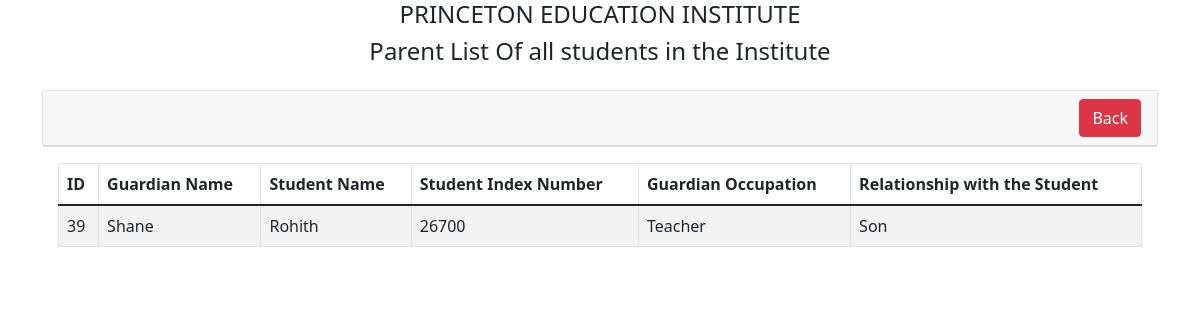
Page /allParentList.php on the committed database.
### tables this page shows
CREATE TABLE `guardian` (
  `gId` int(11) NOT NULL,
  `gName` varchar(255) NOT NULL,
  `name` varchar(255) NOT NULL,
  `indexNumber` varchar(100) NOT NULL,
  `gOccupation` varchar(255) NOT NULL,
  `gRelation` varchar(255) NOT NULL
);

### allParentList.php (the view, shortened to what this page needs)
<?php
    require 'dbcon.php';
?>
<!doctype html>
<html lang="en">
  <head>
    <link href="https://cdn.jsdelivr.net/npm/bootstrap@5.1.3/dist/css/bootstrap.min.css" rel="stylesheet">
</head>
<body>
<h4 class="text-center">PRINCETON EDUCATION INSTITUTE</h4>
<h4 class="text-center">Parent List Of all students in the Institute</h4>
    <div class="container mt-4">
        <div class="row">
            <div class="col-md-12">
                <div class="card">
                    <div class="card-header">
                    <h4> <a href="home.php" class="btn btn-danger float-end">Back</a>
                        </h4>
                    </div>
                    </div>
                    <div class="card-body">
                        <table class="table table-bordered table-striped">
                            <thead>
                                <tr>
                                    <th>ID</th>
                                    <th>Guardian Name</th>
                                    <th>Student Name</th>
                                    <th>Student Index Number</th>
                                    <th>Guardian Occupation</th>
                                    <th>Relationship with the Student</th>
                                </tr>
                            </thead>
                            <tbody>
                                <?php
                                    $query = "SELECT *
                                            FROM guardian " ;
                                    $query_run = mysqli_query($con, $query);
                                    if(mysqli_num_rows($query_run) > 0)
                                    {
                                        foreach($query_run as $parent)
                                        {
                                            ?>
                                            <tr>
                                                <td><?= $parent['gId']; ?></td>
                                                <td><?= $parent['gName']; ?></td>
                                                <td><?= $parent['name']; ?></td>
                                                <td><?= $parent['indexNumber']; ?></td>
                                                <td><?= $parent['gOccupation']; ?></td>
                                                <td><?= $parent['gRelation']; ?></td>
                                            </tr>
                                            <?php
                                        }
                                    }
                                    else
                                    {
                                        echo "<h5> No Record Found </h5>";
                                    }
                                ?>
                            </tbody>
                        </table>
                    </div>
                </div>
            </div>
        </div>
</body>
</html>

### rows in the picture
guardian: gId "39", gName "Shane", name "Rohith", indexNumber "26700", gOccupation "Teacher", gRelation "Son"
